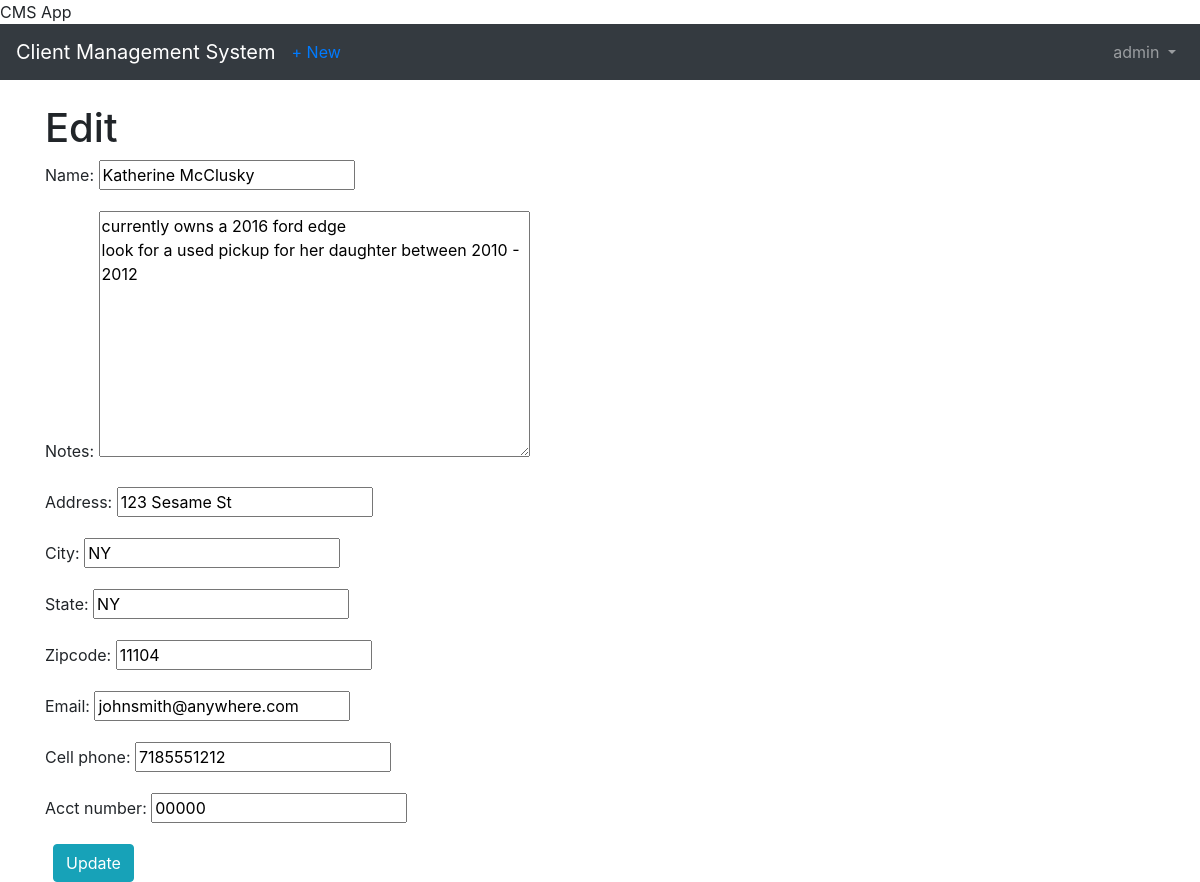
The page /clients/1/edit/ (signed in) on the database its author committed.
### users/models.py (models this page shows)
class CustomUser(AbstractUser):
    department = models.CharField(max_length=50, default=' ', null=True, blank=True)
    employee_cell_phone = models.CharField (max_length=50, default=' ', null=True, blank=True)

### clients/models.py (models this page shows, shortened)
class Client(models.Model):
    name = models.CharField(max_length=50,blank=False, null=False, default=' ')
    address = models.CharField(max_length=50, blank=True, null=True,default=' ')
    city = models.CharField(max_length=50, default=' ')
    state = models.CharField(max_length=50, default='NE')
    zipcode = models.CharField(max_length=10, default='00000')
    email = models.EmailField(max_length=100, default=' ')
    cell_phone = models.CharField(max_length=50,default='(402)000-0000')
    acct_number = models.CharField(max_length=50,blank=True, null=True, default='00000')
    notes = models.TextField()
    date = models.DateTimeField(auto_now_add=True)
    author = models.ForeignKey(
        get_user_model(),
        on_delete=models.CASCADE,
    )

### clients/views.py (the view)
class ClientUpdateView(LoginRequiredMixin,UpdateView):
    model = Client
    fields = ('name', 'notes', 'address', 'city', 'state', 'zipcode', 'email', 'cell_phone', 'acct_number')
    template_name = 'client_edit.html'

### templates/client_edit.html
{% extends 'base.html' %}
{% block content %}
    <h1>Edit</h1>
    <form action="" method="post">{% csrf_token %}
      {{ form.as_p }}
    <button class="btn btn-info ml-2" type="submit">Update</button>
</form>
{% endblock content %}

### templates/base.html (shortened to what this page needs)
<!doctype html>
<html lang="en">
  <head>
    <link rel="stylesheet" href="https://stackpath.bootstrapcdn.com/bootstrap/4.1.3/css/bootstrap.min.css"
>
   <name>{% block name %}CMS App{% endblock name %}</name>
  </head>
  <body>
    <nav class="navbar navbar-expand-md navbar-dark bg-dark mb-4">
      <a class="navbar-brand" href="{% url 'home' %}">Client Management System</a>
      {% if user.is_authenticated %}
        <ul class="navbar-nav mr-auto">
          <li class="nav-item"><a href="{% url 'client_new' %}">+ New</a></li>
        </ul>
      {% endif %}
      <div class="collapse navbar-collapse" id="navbarCollapse">
        {% if user.is_authenticated %}
          <ul class="navbar-nav ml-auto">
            <li class="nav-item">
              <a class="nav-link dropdown-toggle" href="#" id="userMenu"\
              data-toggle="dropdown" aria-haspopup="true" aria-expanded\
              ="false">
                {{ user.username }}
              </a>
            </li>
          </ul>
        {% endif %}
      </div>
    </nav>
    <div class="container">
      {% block content %}
      {% endblock content %}
    </div>
  </body>
</html>

### rows shown on the page
CustomUser: username "admin"
Client: name "Katherine McClusky", notes "currently owns a 2016 ford edge look for a used pickup for her daughter between 2010 - 2012", address "123 Sesame St", city "NY", state "NY", zipcode "11104", email "johnsmith@anywhere.com", cell_phone "7185551212", acct_number "00000"
